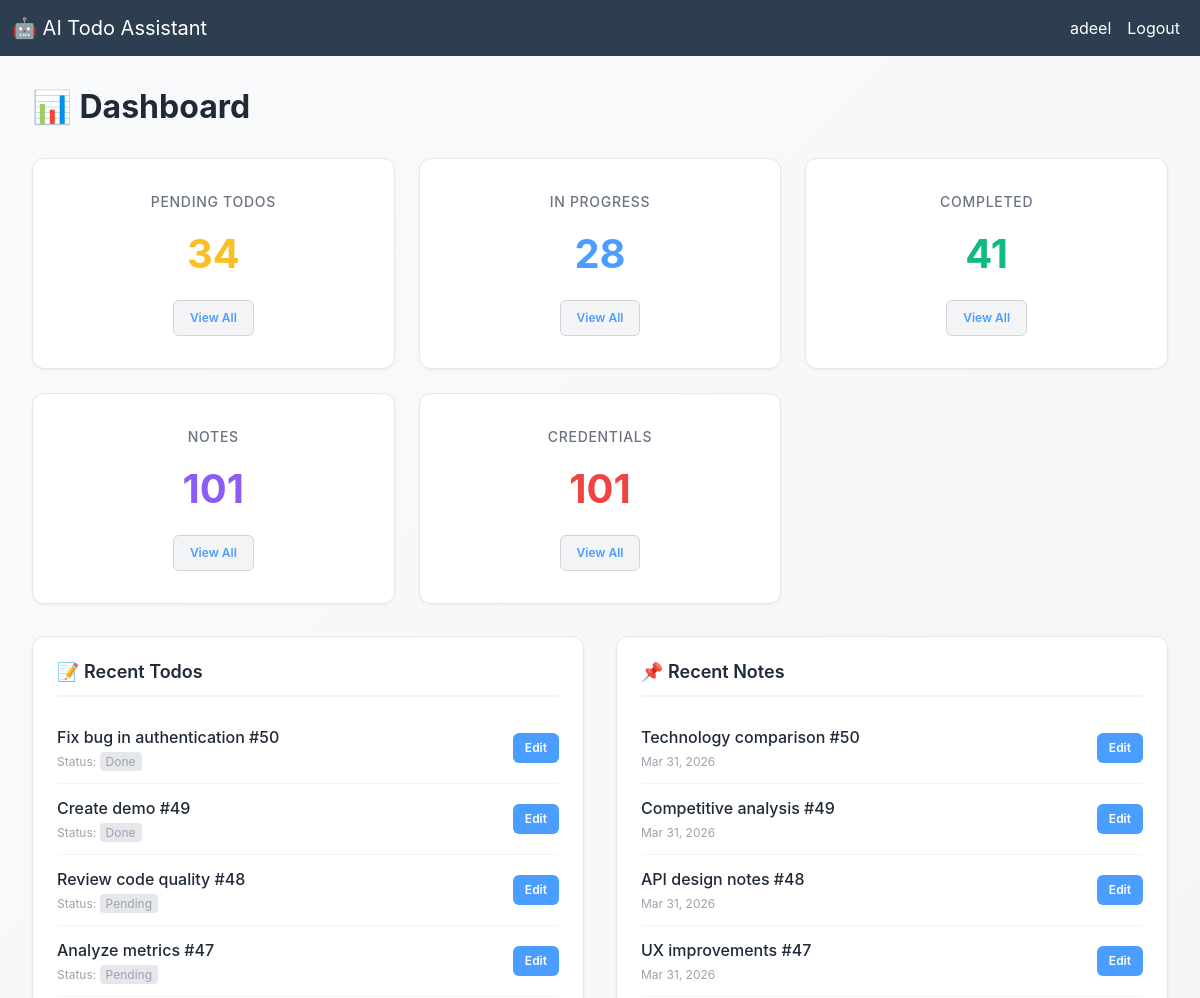
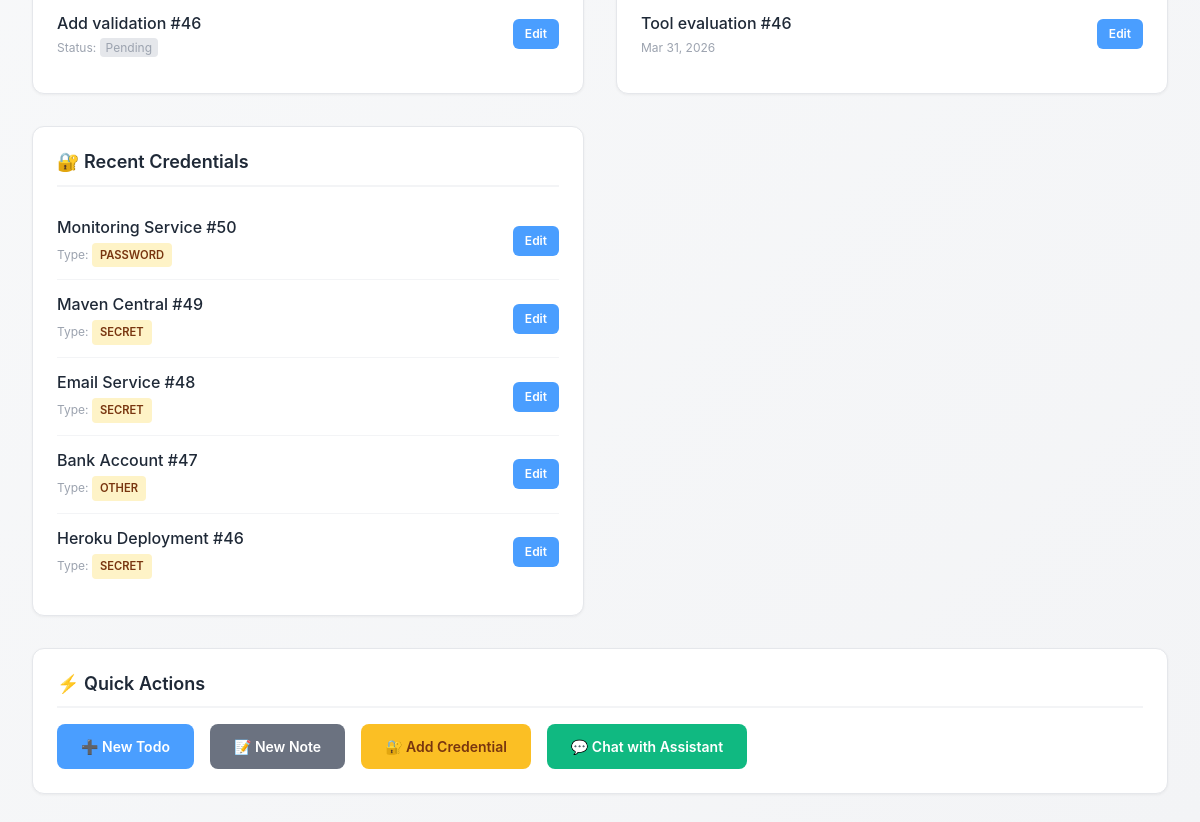
The app's page / (signed in), older data (2 pictures, top to bottom).
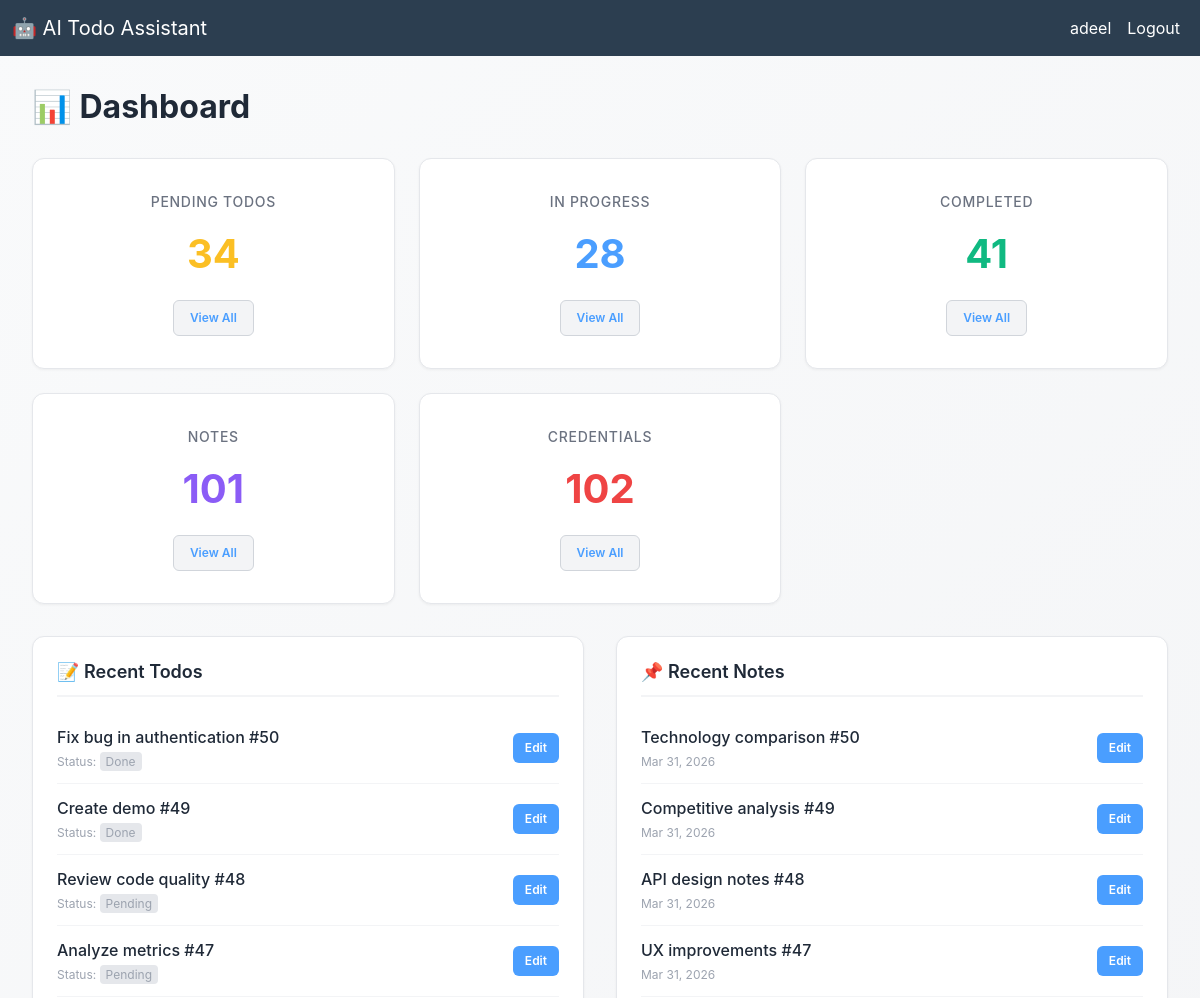
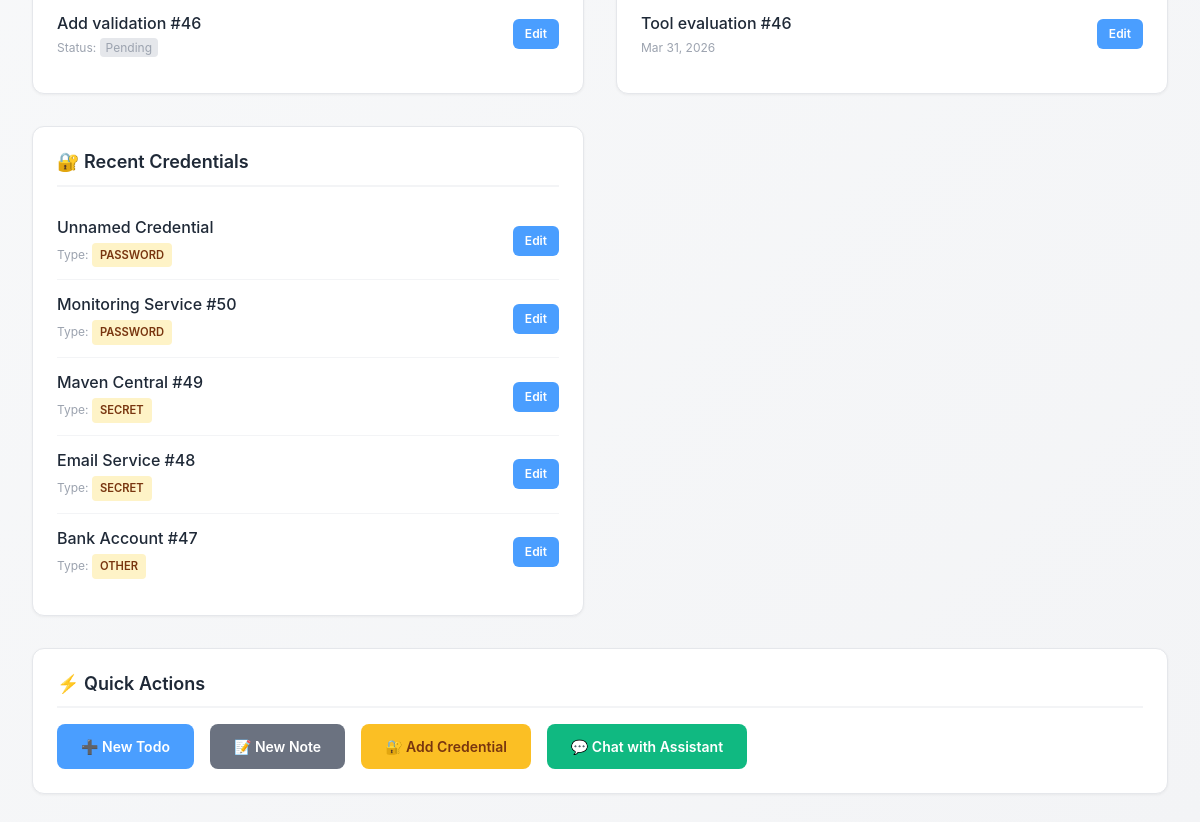
The same page, newer data (2 pictures, top to bottom).
### assistant/models.py (models this page shows, shortened)
class Todo(models.Model):
    STATUS_CHOICES = [
        ('pending', 'Pending'),
        ('in_progress', 'In Progress'),
        ('done', 'Done'),
    ]
    PRIORITY_CHOICES = [
        ('low', 'Low'),
        ('medium', 'Medium'),
        ('high', 'High'),
    ]
    user = models.ForeignKey(User, on_delete=models.CASCADE, related_name='todos')
    title = models.CharField(max_length=255)
    description = models.TextField(blank=True)
    status = models.CharField(max_length=20, choices=STATUS_CHOICES, default='pending')
    priority = models.CharField(max_length=20, choices=PRIORITY_CHOICES, default='medium')
    due_date = models.DateField(null=True, blank=True)
    created_at = models.DateTimeField(auto_now_add=True)
    updated_at = models.DateTimeField(auto_now=True)
    class Meta:
        ordering = ['-created_at']

class Note(models.Model):
    user = models.ForeignKey(User, on_delete=models.CASCADE, related_name='notes')
    title = models.CharField(max_length=255)
    content = models.TextField()
    created_at = models.DateTimeField(auto_now_add=True)
    updated_at = models.DateTimeField(auto_now=True)
    class Meta:
        ordering = ['-created_at']

class VaultEntry(models.Model):
    CREDENTIAL_TYPES = [
        ('password', 'Password'),
        ('api_key', 'API Key'),
        ('token', 'Token'),
        ('secret', 'Secret'),
        ('other', 'Other'),
    ]
    user = models.ForeignKey(User, on_delete=models.CASCADE, related_name='vault_entries')
    name = models.CharField(max_length=255, default='Unnamed Credential')
    credential_type = models.CharField(max_length=50, choices=CREDENTIAL_TYPES, default='password')
    label = models.CharField(max_length=255, blank=True)
    email_encrypted = models.TextField(blank=True, default='')
    password_encrypted = models.TextField(blank=True, default='')
    created_at = models.DateTimeField(auto_now_add=True)
    updated_at = models.DateTimeField(auto_now=True)
    class Meta:
        ordering = ['-created_at']

### assistant/views.py (the view)
# urls.py: path('', views.dashboard, name='dashboard'),
@login_required
def dashboard(request):
    user = request.user
    pending_todos = Todo.objects.filter(user=user, status='pending').count()
    in_progress_todos = Todo.objects.filter(user=user, status='in_progress').count()
    completed_todos = Todo.objects.filter(user=user, status='done').count()
    total_notes = Note.objects.filter(user=user).count()
    total_credentials = VaultEntry.objects.filter(user=user).count()
    recent_todos = Todo.objects.filter(user=user).order_by('-created_at')[:5]
    recent_notes = Note.objects.filter(user=user).order_by('-created_at')[:5]
    recent_credentials = VaultEntry.objects.filter(user=user).order_by('-created_at')[:5]
    context = {
        'pending_todos': pending_todos,
        'in_progress_todos': in_progress_todos,
        'completed_todos': completed_todos,
        'total_notes': total_notes,
        'total_credentials': total_credentials,
        'recent_todos': recent_todos,
        'recent_notes': recent_notes,
        'recent_credentials': recent_credentials,
    }
    return render(request, 'assistant/dashboard.html', context)

### templates/assistant/dashboard.html (shortened to what the changed rows need)
{% extends 'base.html' %}
{% block content %}
<div class="dashboard-container">
    <h2 class="page-title">📊 Dashboard</h2>
    <div class="stats-grid">
        <div class="stat-card credentials">
            <div class="stat-label">Credentials</div>
            <div class="stat-number">{{ total_credentials }}</div>
            <a href="{% url 'vault_list' %}" class="view-btn">View All</a>
        </div>
    </div>
    <div class="content-grid">
        <div class="content-section">
            {% if recent_todos %}
                <div class="todos-list">
                    {% for todo in recent_todos %}
                        <div class="todo-item">
                            <div>
                                <div class="item-title">{{ todo.title }}</div>
                                <div class="item-meta">
                                    Status: <span class="status-badge">{{ todo.get_status_display }}</span>
                                </div>
                            </div>
                            <a href="{% url 'todo_edit' todo.pk %}" class="edit-btn">Edit</a>
                        </div>
                    {% endfor %}
                </div>
            {% else %}
                <div class="empty-state">
                    <div class="empty-state-text">No todos yet.</div>
                    <a href="{% url 'todo_create' %}" class="create-link">Create one</a>
                </div>
            {% endif %}
        </div>
        <div class="content-section">
            {% if recent_notes %}
                <div class="notes-list">
                    {% for note in recent_notes %}
                        <div class="note-item">
                            <div>
                                <div class="item-title">{{ note.title }}</div>
                                <div class="item-meta">{{ note.created_at|date:"M d, Y" }}</div>
                            </div>
                            <a href="{% url 'note_edit' note.pk %}" class="edit-btn">Edit</a>
                        </div>
                    {% endfor %}
                </div>
            {% else %}
                <div class="empty-state">
                    <div class="empty-state-text">No notes yet.</div>
                    <a href="{% url 'note_create' %}" class="create-link">Create one</a>
                </div>
            {% endif %}
        </div>
        <div class="content-section">
            {% if recent_credentials %}
                <div class="credentials-list">
                    {% for credential in recent_credentials %}
                        <div class="credential-item">
                            <div>
                                <div class="item-title">{{ credential.name }}</div>
                                <div class="item-meta">
                                    Type: <span class="credential-type">{{ credential.credential_type }}</span>
                                </div>
                            </div>
                            <a href="{% url 'vault_detail' credential.pk %}" class="edit-btn">Edit</a>
                        </div>
                    {% endfor %}
                </div>
            {% else %}
                <div class="empty-state">
                    <div class="empty-state-text">No credentials yet.</div>
                    <a href="{% url 'vault_create' %}" class="create-link">Add one</a>
                </div>
            {% endif %}
        </div>
    </div>
</div>
{% endblock %}

Row changes from the older to the newer data that the page shows:
no longer on this page (row unchanged): VaultEntry: name "Heroku Deployment #46", credential_type "SECRET"
added VaultEntry: name "Unnamed Credential", credential_type "PASSWORD"
Text that changed along with them:
{{ total_credentials }}: "101" → "102"
